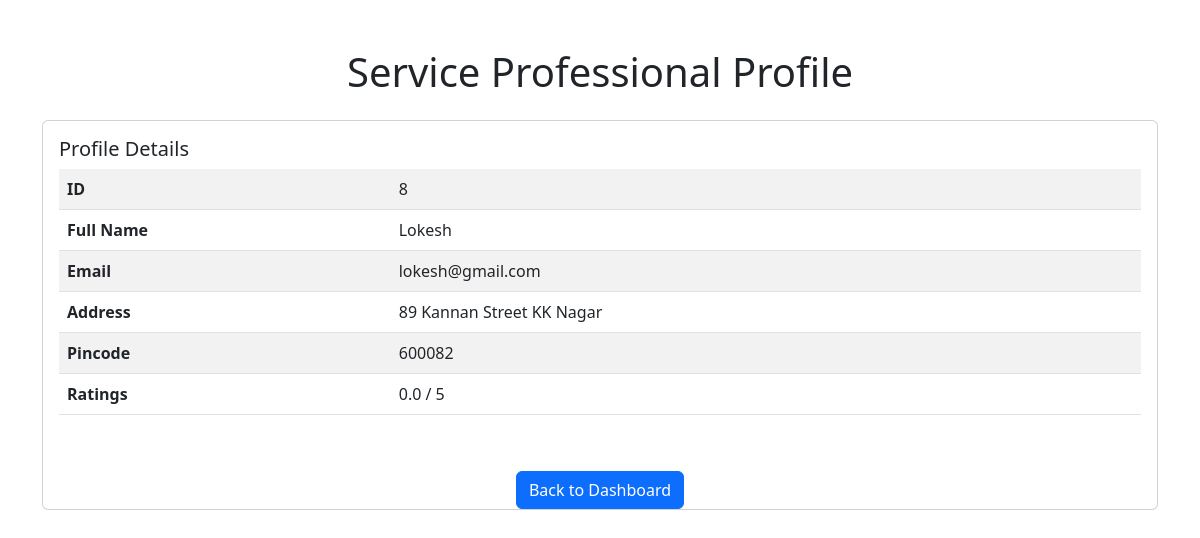
The page /admindashboard/viewprofessionalprofile/8 (signed in) on the database as committed earlier.
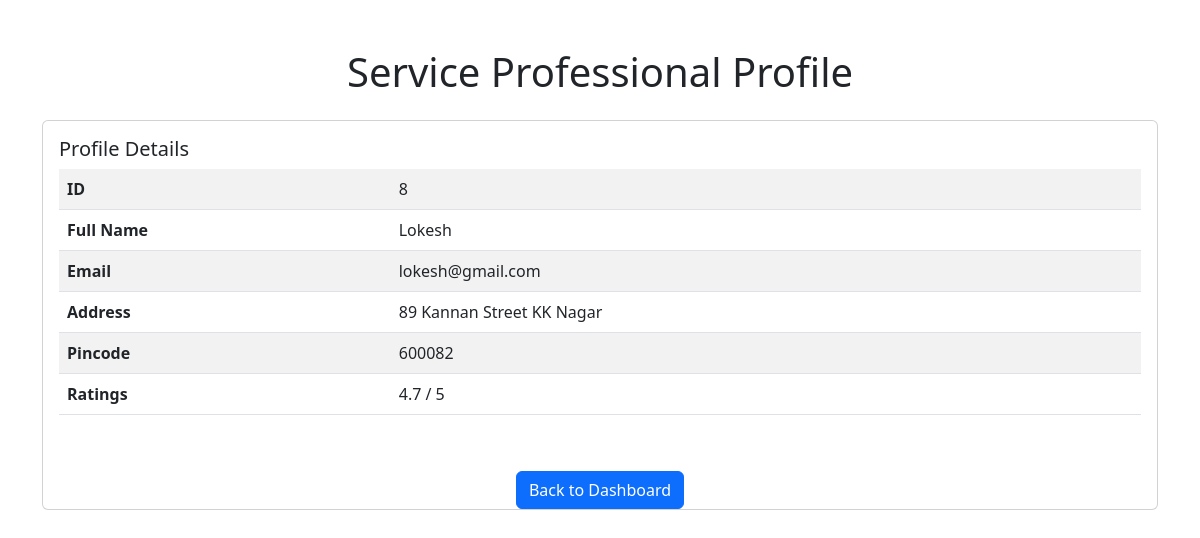
The same page on the database as committed later.
### application/models.py (models this page shows)
class Rating(db.Model):
    __tablename__ = 'ratings'
    id = db.Column(db.Integer, primary_key=True)
    service_id = db.Column(db.Integer, db.ForeignKey('services.service_id'), nullable=False)
    professional_id = db.Column(db.Integer, db.ForeignKey('service_professionals.id'), nullable=False)
    customer_id = db.Column(db.Integer, db.ForeignKey('customers.id'), nullable=False)
    serv_req_id = db.Column(db.Integer, db.ForeignKey('service_requests.serv_req_id'), nullable=False)
    rating = db.Column(db.Float, nullable=False)
    review = db.Column(db.Text, nullable=True)
    rating_status = db.Column(db.String(50), nullable=False)
    service = db.relationship('Service', backref='ratings', lazy=True)
    professional = db.relationship('ServiceProfessional', backref='ratings', lazy=True)
    customer = db.relationship('Customer', backref='ratings', lazy=True)
    service_request = db.relationship('ServiceRequest', backref='ratings', lazy=True)

### app.py (the view)
@app.route('/admindashboard/viewprofessionalprofile/<int:id>', methods=["GET"])
def viewprofessionalprofile(id):
    professional = ServiceProfessional.query.get(id)
    ratings = Rating.query.filter_by(professional_id = id).all()
    if ratings:
        average_rating = sum(rating.rating for rating in ratings) / len(ratings)
    else:
        average_rating = None
    if professional:
        return render_template("viewprofessionalprofile.html", professional=professional, professional_id=id, ratings = ratings, average_rating = average_rating)
    else:
        return "Professional Not Found", 404

### application/models.py (called while the page is built)
    @property
    def average_rating(self):
        ratings = Rating.query.filter_by(professional_id=self.id).all()
        if ratings:
            return sum(r.rating for r in ratings) / len(ratings)
        return 0.0

### templates/viewprofessionalprofile.html (shortened to what this page needs)
<!DOCTYPE html>
<html lang="en">
<head>
    <link href="https://cdn.jsdelivr.net/npm/bootstrap@5.3.0-alpha1/dist/css/bootstrap.min.css" rel="stylesheet">
</head>
<body>
    <div class="container mt-5">
        <h1 class="text-center">Service Professional Profile</h1>
        <div class="card mt-4">
            <div class="card-body">
                <h5 class="card-title">Profile Details</h5>
                <table class="table table-striped">
                    <tbody>
                        <tr>
                            <th scope="row">ID</th>
                            <td>{{ professional.id }}</td>
                        </tr>
                        <tr>
                            <th scope="row">Full Name</th>
                            <td>{{ professional.full_name }}</td>
                        </tr>
                        <tr>
                            <th scope="row">Email</th>
                            <td>{{ professional.email }}</td>
                        </tr>
                        <tr>
                            <th scope="row">Address</th>
                            <td>{{ professional.address }}</td>
                        </tr>
                        <tr>
                            <th scope="row">Pincode</th>
                            <td>{{ professional.pincode }}</td>
                        </tr>
                        <tr>
                            <th scope="row">Ratings</th>
                            <td>{{ professional.average_rating | round(1) }} / 5</td>
                        </tr>
                    </tbody>
                </table>
            </div>
        <div class="mt-4 text-center">
            <a href="{{ url_for('admindashboard') }}" class="btn btn-primary">Back to Dashboard</a>
        </div>
    </div>
</body>
</html>

Rows that differ between the two databases and show on the page:
added Rating: average_rating "4.7"
Other text that changed with them:
{{ professional.average_rating | round(1) }}: "0.0" → (not shown)
